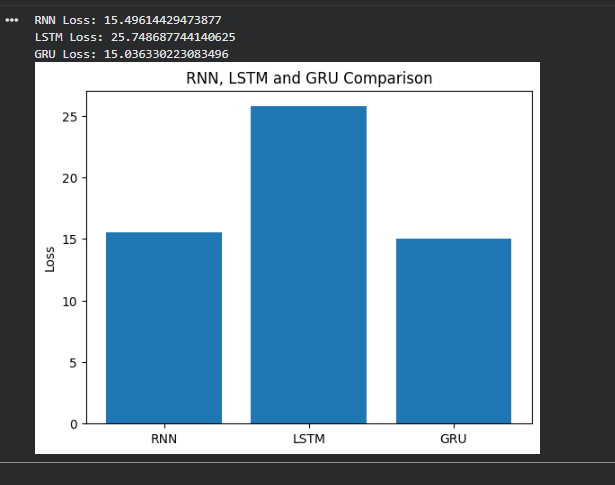

Write Python code to recreate this figure.

import numpy as np
import tensorflow as tf
import matplotlib.pyplot as plt

# Create dataset
X = np.array([[[1], [2], [3]],
              [[2], [3], [4]],
              [[3], [4], [5]]])

Y = np.array([4, 5, 6])

# Create models
models = [
    tf.keras.layers.SimpleRNN(5),
    tf.keras.layers.LSTM(5),
    tf.keras.layers.GRU(5)
]

names = ["RNN", "LSTM", "GRU"]
losses = []

# Train and compare
for layer in models:
    model = tf.keras.Sequential([
        tf.keras.layers.Input(shape=(3, 1)),
        layer,
        tf.keras.layers.Dense(1)
    ])

    model.compile(optimizer='adam', loss='mse')
    model.fit(X, Y, epochs=20, verbose=0)

    loss = model.evaluate(X, Y, verbose=0)
    losses.append(loss)

    print(names[len(losses)-1], "Loss:", loss)

# Plot comparison
plt.bar(names, losses)
plt.title("RNN, LSTM and GRU Comparison")
plt.ylabel("Loss")
plt.show()
